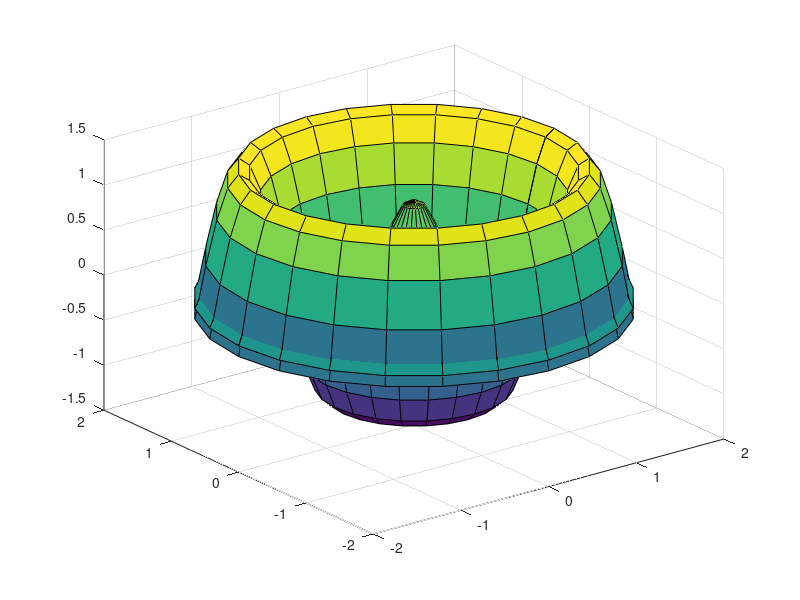

Here is the MATLAB script that generated this plot:
a = 1;
mu = 0.2;
w = 4;
fi = pi/2;
[r,u] = meshgrid(-2:0.1:2,-pi:pi/12:pi);
x = r.*cos(u);
y = r.*sin(u);
z = a*exp(-mu.*r).*sin(w.*r+fi);
surf(x,y,z);
